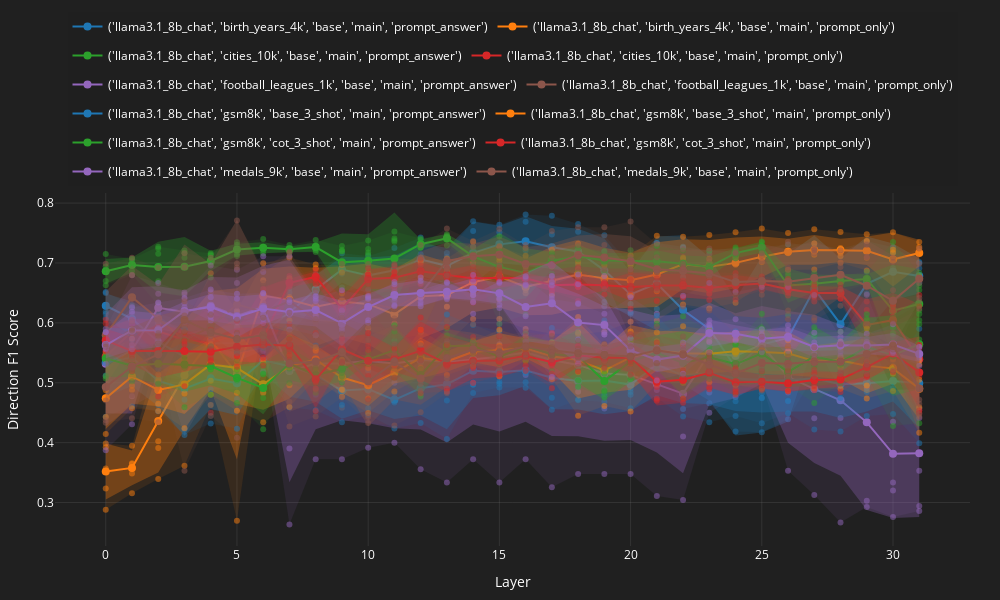
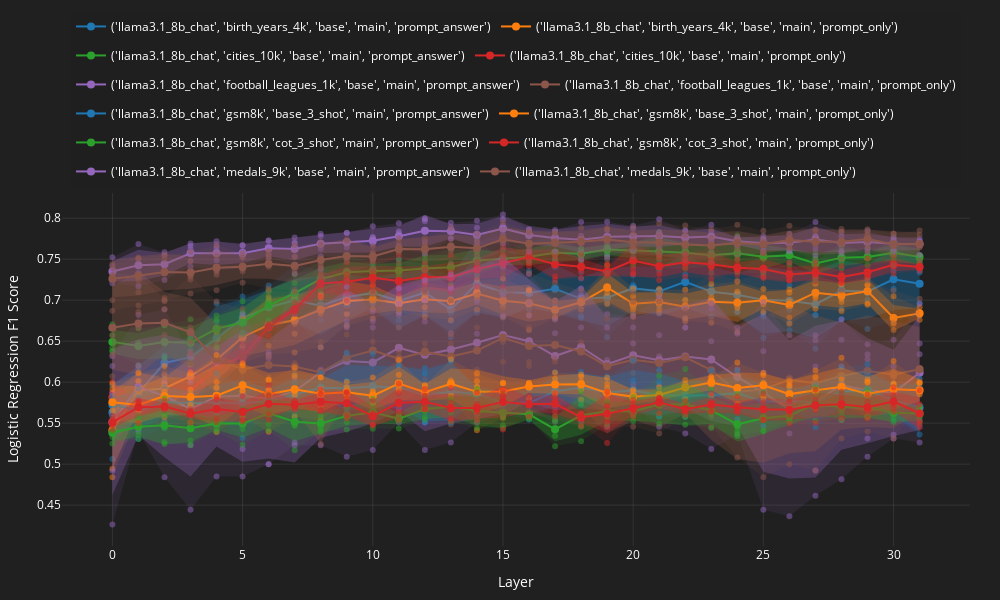

These figures' notebook cell, in order:
### Code cell
for classifier in ["direction", "logistic_regression"]:
    # for metric in ["f1_score", "accuracy_score", "precision_score", "recall_score"]:
    for metric in ["f1_score"]:
        plot_dict = {}
        for conf, res_df_ in res_df.groupby(["model_id", "dataset_id", "prompt_id", "subset_id", "input_type"]):
            # if conf[4] != "prompt_only":
            #     continue
            
            print(f"{conf=}")
            res_df_pivot = pd.pivot(
                res_df_.drop(columns=["model_id", "dataset_id", "prompt_id", "subset_id", "input_type"]),
                index='layer',
                columns='fold',
                # values=['direction_f1_score', 'logistic_regression_f1_score']  # add all metrics you want to keep
            )
            # for classifier in ["direction", "logistic_regression"]:
            #     for metric in ["f1_score", "accuracy_score", "precision_score", "recall_score"]:
            plot_dict[str(conf)] = res_df_pivot[[f"{classifier}_{metric}"]]

        plot_interactive_lineplot(
            plot_dict,
            x_label="Layer",
            y_label=f"{classifier}_{metric}".replace("_", " ").title(),
            save_path=f"./classification_data/figures/res_df_llama31_8B_4_memory_datasets_{classifier}_{metric}{PCA_COMONENTS_LABEL}.html"
        ).show()
